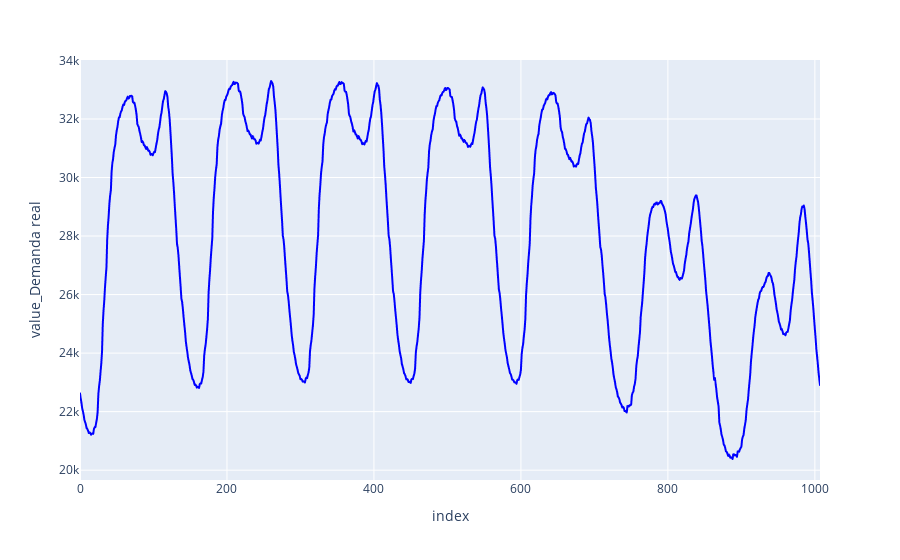

Source (notebook cell):
### Code cell
fig = px.line(invierno_semana, x='index', y = "value_Demanda real", color_discrete_sequence=['blue'])
fig.show()

### Figure 1 — Plotly figure (JSON) as saved in the notebook; plotly's stock layout.template omitted (floating-point values rounded to 4 significant figures; data arrays with more than 128 entries replaced by an {"elided": "..."} marker saying what was removed)
{"data": [{"hovertemplate": "index=%{x}<br>value_Demanda real=%{y}<extra></extra>", "legendgroup": "", "line": {"color": "blue", "dash": "solid"}, "marker": {"symbol": "circle"}, "mode": "lines", "name": "", "showlegend": false, "type": "scattergl", "x": {"elided": "1008 int values"}, "xaxis": "x", "y": {"elided": "1008 float values"}, "yaxis": "y"}], "layout": {"legend": {"tracegroupgap": 0}, "margin": {"t": 60}, "xaxis": {"anchor": "y", "domain": [0, 1], "title": {"text": "index"}}, "yaxis": {"anchor": "x", "domain": [0, 1], "title": {"text": "value_Demanda real"}}}}
